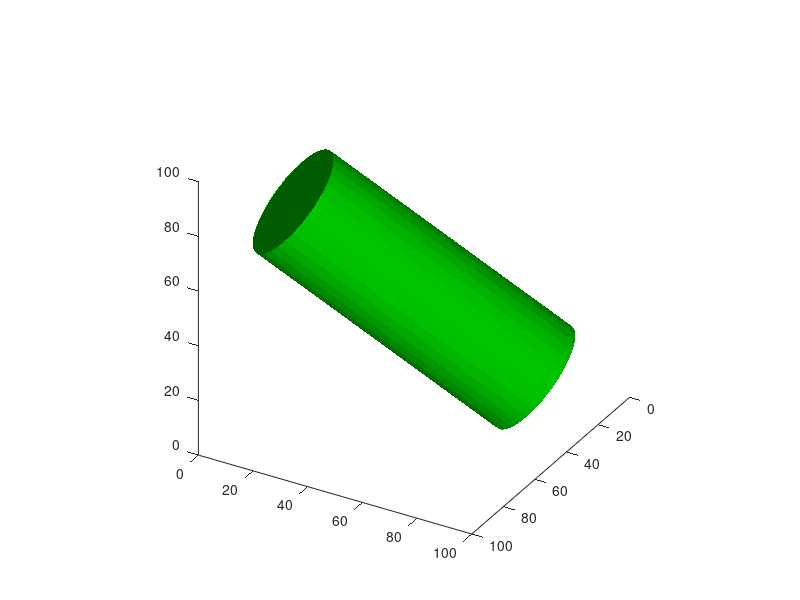

This figure's MATLAB source:
%DEMODRAWELLIPSOID  One-line description here, please.
%
%   output = demoDrawEllipsoid(input)
%
%   Example
%   demoDrawEllipsoid
%
%   See also
%
 
% ------
% Author: David Legland
% e-mail: david.legland@inrae.fr
% INRAE - BIA Research Unit - BIBS Platform (Nantes)
% Created: 2026-10-28,    using Matlab 26.2.0.3386108 (R2026b)
% Copyright 2026 INRAE.


%% Common data

center = [50 50 50];
orient = [120 40 10];
azel =  [120 30];


%% cylinder

rotMat = eulerAnglesToRotation3d(orient);
pts = [50 0 0;-50 0 0];
pts2 = transformPoint3d(pts, rotMat);
pts3 = pts2 + center;
cyl = [pts3(1,:) pts3(2,:) 20];


figure; hold on; axis equal; axis([0 100 0 100 0 100]);
drawCylinder(cyl, 'faceColor', 'g');
view(azel); light;
print(gcf, 'cylinder_large.png', '-dpng');
